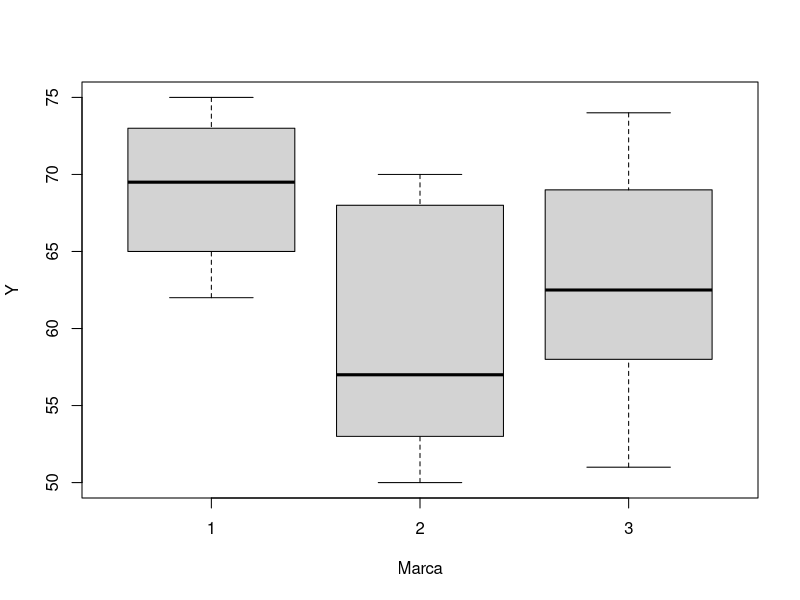
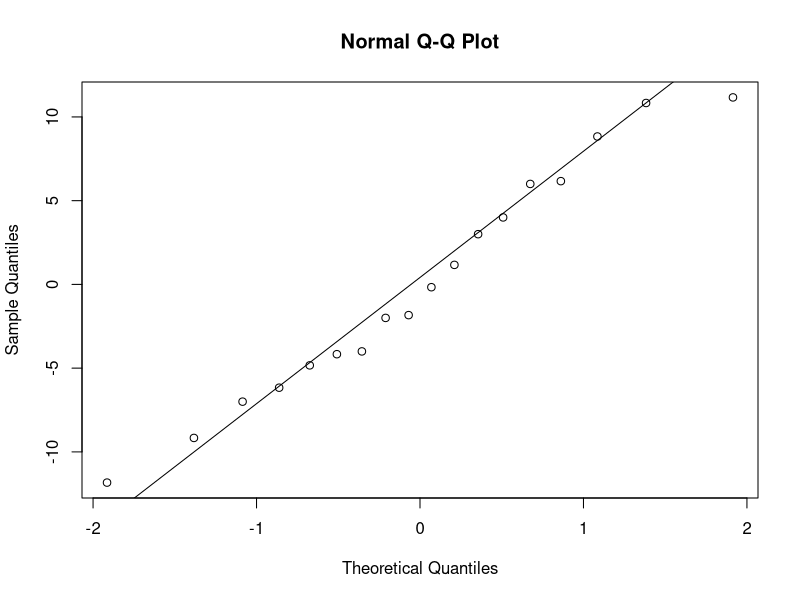
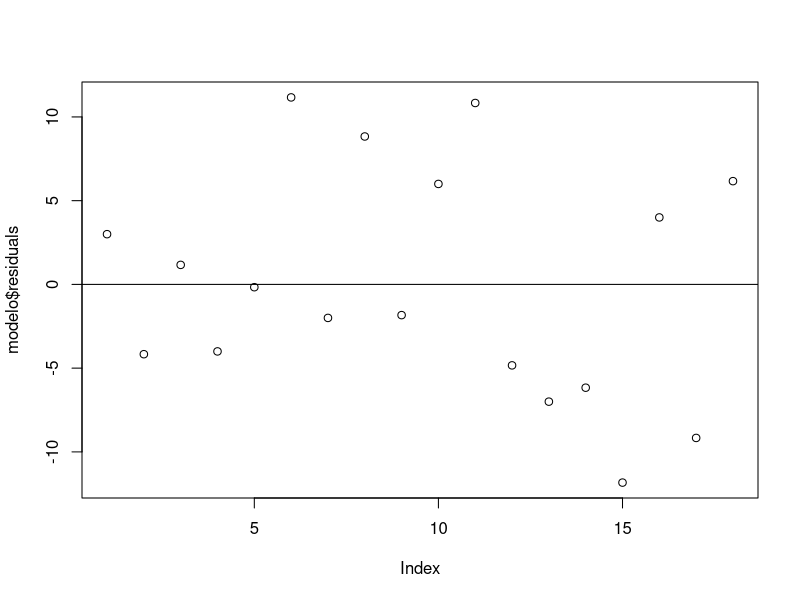
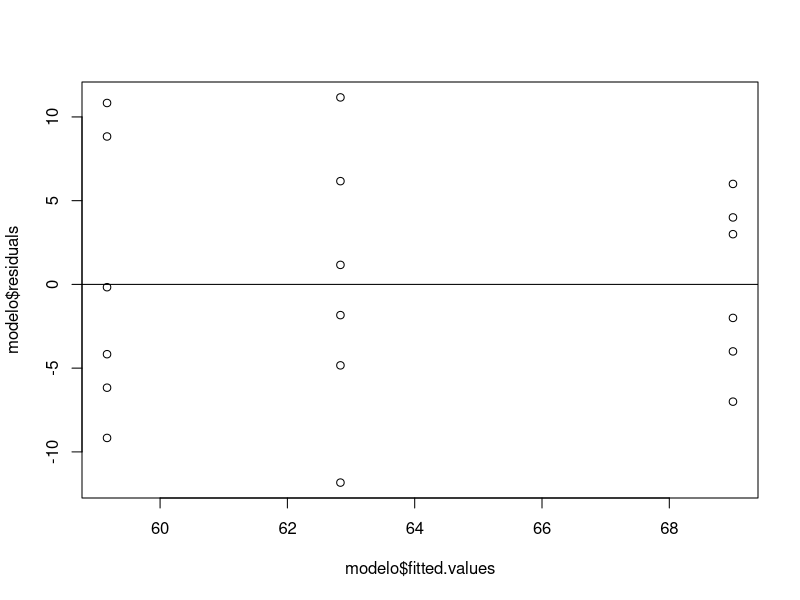

Here is the R script that generated these plots, in order:
setwd("C:/Users/GREG/Desktop/Diseno EXPERIMENTAL")

df=read.csv("Sprays.csv")
df

df$Marca=factor(df$Marca)
str(df)

boxplot(Y~Marca,data=df)

modelo=aov(Y~Marca,data=df)
summary(modelo)

1-pf(2.793,2,15)

tk=TukeyHSD(modelo)
tk

qqnorm(modelo$residuals)
qqline(modelo$residuals)

shapiro.test(modelo$residuals)

library("car")
leveneTest(Y~Marca,data=df)


plot(modelo$residuals)
abline(h=0)

plot(modelo$fitted.values,modelo$residuals)
abline(h=0)
